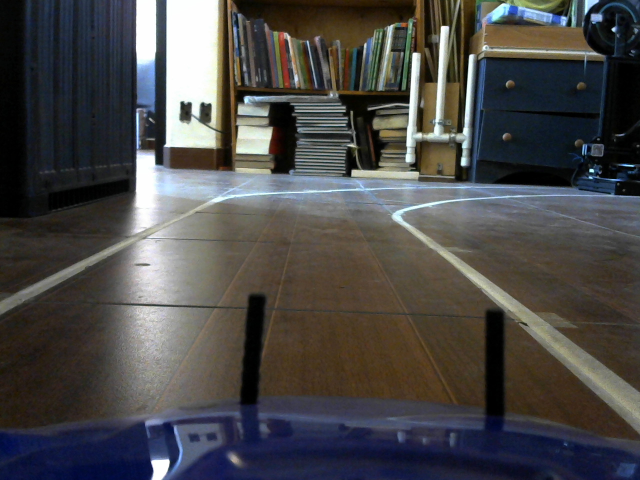
#> input picture melania/robot.jpeg, 1280 x 960 px, given in place of the camera (shown at 1/2 size)
$ python caaarril.py
#> lines starting #> are read from the running program, lines starting #| are printed output that depends on the picture; after the words box and inside, x2 and y2 are one past the last pixel; in counts of white or black regions, pixels touching at a corner belong together
import cv2
import numpy as np


def cannyImage(cannyGray):
    cannyBlur = cv2.GaussianBlur(cannyGray, (5, 5), 0)
    cannyCanny = cv2.Canny(cannyBlur, 10, 250)
    return cannyCanny

def regionOfInterest(regionImage):
    #regionPolygons = np.array([[(0, 448), (639, 425), (434, 276), (256, 159)]])
    regionPolygons = np.array([[(0, 400), (640, 400), (640, 180), (0, 180)]])
    zeros = np.zeros_like(regionImage)
    cv2.fillPoly(zeros, regionPolygons, 255)
    regionedImage = cv2.bitwise_and(regionImage, regionImage, mask=zeros)
    return regionedImage

def colorRange(colorFrame, colorGray, colorCropped):
    colorMax = np.array([255, 255, 255])
    colorMin = np.array([79, 73, 57])
    #colorColor = cv2.bitwise_and(colorFrame, colorFrame, mask = colorCropped)
    colorRanged = cv2.inRange(colorFrame, colorMin, colorMax)
    return colorRanged

def main():
    while cap.isOpened():
        ret, origFrame = cap.read()
#> origFrame is the input picture: shape (960, 1280, 3); mean B, G, R 72.7, 73.1, 74.2
        coppiedFrame = np.copy(origFrame)
        gray = cv2.cvtColor(origFrame, cv2.COLOR_BGR2GRAY)
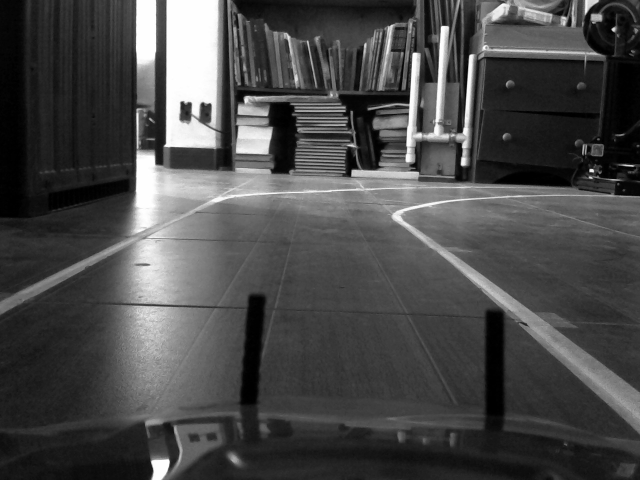
#> gray: shape (960, 1280) (shown at 1/2 size); min 0, max 255, mean 73.4
        canny = cannyImage(gray)
#> in cannyImage, `cannyCanny = cv2.Canny(cannyBlur, 10, 250)`:
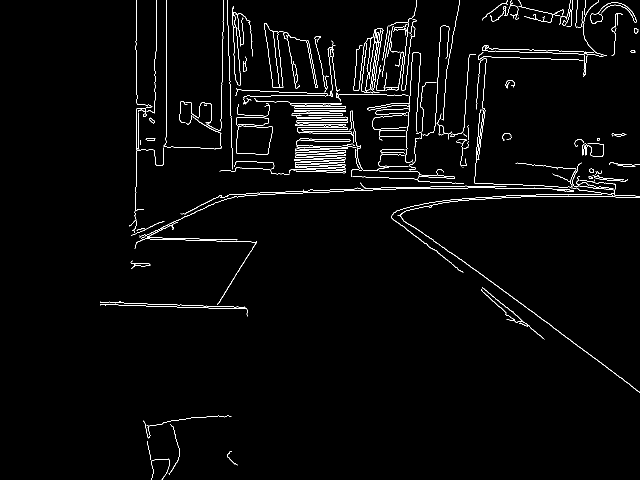
#> cannyCanny: shape (960, 1280) (shown at 1/2 size); 2.1% white in thin lines or dots, all inside (x1, y1, x2, y2) = (200, 0, 1280, 960)
        croppedImage = regionOfInterest(canny)
#> in regionOfInterest, `cv2.fillPoly(zeros, regionPolygons, 255)`:
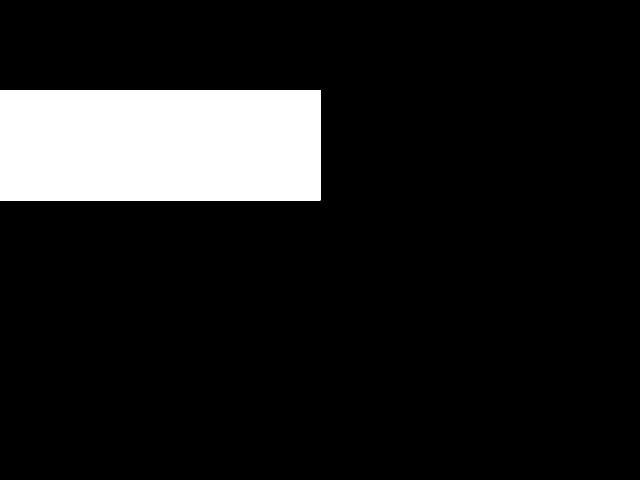
#> zeros: shape (960, 1280) (shown at 1/2 size); 11.5% white; 1 white region, box (x1, y1, x2, y2) and area: (0, 180, 641, 401) 141661
#> in regionOfInterest, `regionedImage = cv2.bitwise_and(regionImage, regionImage, mask=zeros)`:
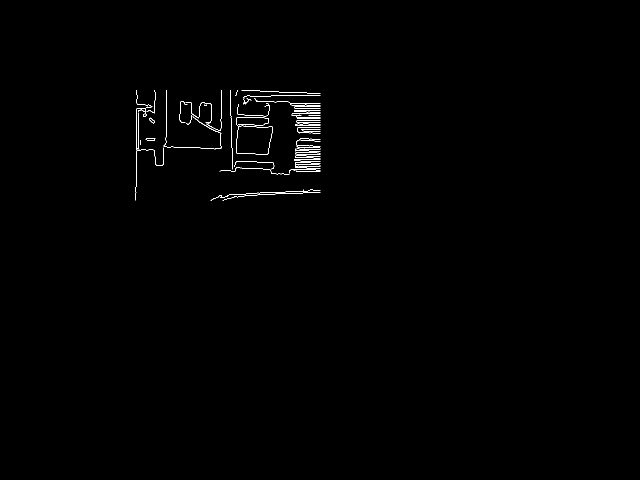
#> regionedImage: shape (960, 1280) (shown at 1/2 size); 0.42% white in thin lines or dots, all inside (x1, y1, x2, y2) = (270, 180, 641, 401)
        colorInRange = colorRange(coppiedFrame, gray, croppedImage)
#> in colorRange, `colorRanged = cv2.inRange(colorFrame, colorMin, colorMax)`:
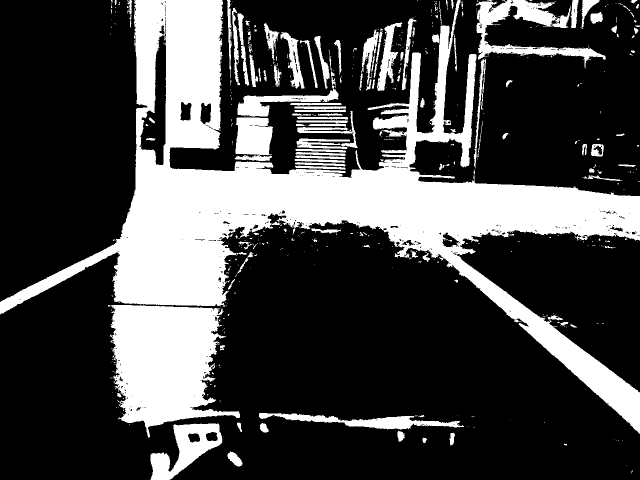
#> colorRanged: shape (960, 1280) (shown at 1/2 size); 28% white; 575 white regions (459 under 20 px), largest, box (x1, y1, x2, y2) and area: (0, 0, 1280, 868) 235770, (219, 610, 480, 876) 44132, (952, 0, 1212, 137) 10058
        #kinectFrame, _ = freenect.sync_get_video()
        cv2.imshow('Frame', colorInRange)
        image = cannyImage(colorInRange)
#> in cannyImage (call 2), `cannyCanny = cv2.Canny(cannyBlur, 10, 250)`:
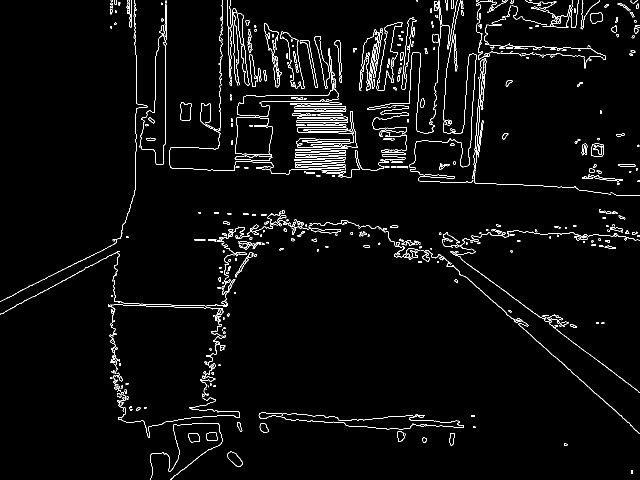
#> cannyCanny: shape (960, 1280) (shown at 1/2 size); 2.9% white in thin lines or dots
        cv2.imshow("Imagen", image)
        #cv2.imshow('kinectframe', kinectFrame)
        #cv2.imshow('colors', whites)
        k = cv2.waitKey(1)
#> (key Esc is pressed here)
        if k == 27:
            break

if __name__== '__main__':
    cap = cv2.VideoCapture(0)
    k = 0
    main()
    cap.release()
    cv2.destroyAllWindows()
